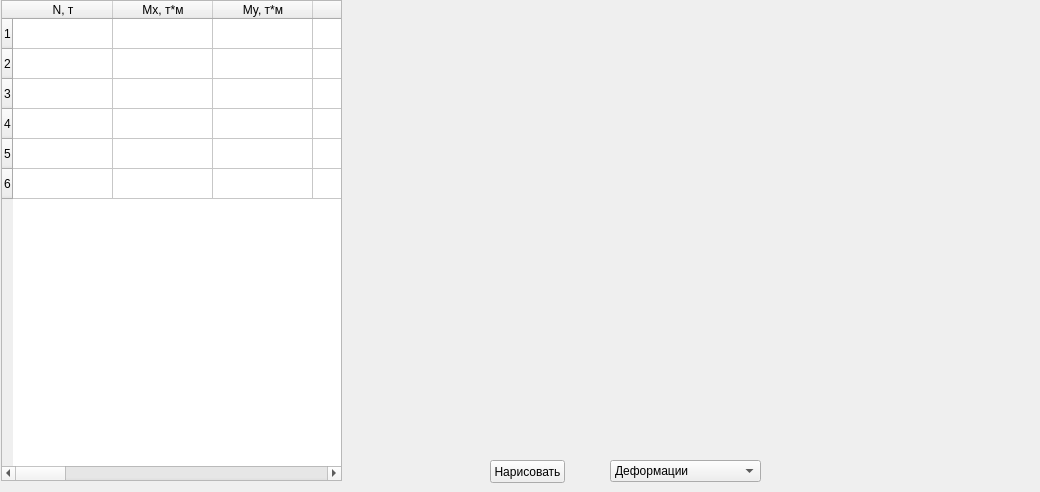
        <widget class="QWidget" name="tab_4">
         <attribute name="title">
          <string>Текущие кратк.</string>
         </attribute>
         <widget class="MatplotlibWidget" name="mplResPS1ShortCur">
          <property name="geometry">
           <rect>
            <x>350</x>
            <y>0</y>
            <width>681</width>
            <height>451</height>
           </rect>
          </property>
         </widget>
         <widget class="QPushButton" name="buttonPlotPS1ShortCur">
          <property name="geometry">
           <rect>
            <x>490</x>
            <y>460</y>
            <width>75</width>
            <height>23</height>
           </rect>
          </property>
          <property name="text">
           <string>Нарисовать</string>
          </property>
         </widget>
         <widget class="QTableWidget" name="tableResPS1ShortCur">
          <property name="geometry">
           <rect>
            <x>1</x>
            <y>0</y>
            <width>341</width>
            <height>481</height>
           </rect>
          </property>
          <row>
           <property name="text">
            <string>1</string>
           </property>
          </row>
          <row>
           <property name="text">
            <string>2</string>
           </property>
          </row>
          <row>
           <property name="text">
            <string>3</string>
           </property>
          </row>
          <row>
           <property name="text">
            <string>4</string>
           </property>
          </row>
          <row>
           <property name="text">
            <string>5</string>
           </property>
          </row>
          <row>
           <property name="text">
            <string>6</string>
           </property>
          </row>
          <column>
           <property name="text">
            <string>N, т</string>
           </property>
          </column>
          <column>
           <property name="text">
            <string>Mx, т*м</string>
           </property>
          </column>
          <column>
           <property name="text">
            <string>My, т*м</string>
           </property>
          </column>
          <column>
           <property name="text">
            <string>N/Ncrx</string>
           </property>
          </column>
          <column>
           <property name="text">
            <string>N/Ncry</string>
           </property>
          </column>
          <column>
           <property name="text">
            <string>nux</string>
           </property>
          </column>
          <column>
           <property name="text">
            <string>nuy</string>
           </property>
          </column>
          <column>
           <property name="text">
            <string>Mx, т*м</string>
           </property>
          </column>
          <column>
           <property name="text">
            <string>My, т*м</string>
           </property>
          </column>
          <column>
           <property name="text">
            <string>ex, м</string>
           </property>
          </column>
          <column>
           <property name="text">
            <string>ey, м</string>
           </property>
          </column>
          <column>
           <property name="text">
            <string>phiLx</string>
           </property>
          </column>
          <column>
           <property name="text">
            <string>phiLy</string>
           </property>
          </column>
          <column>
           <property name="text">
            <string>deltaEx</string>
           </property>
          </column>
          <column>
           <property name="text">
            <string>deltaEy</string>
           </property>
          </column>
          <column>
           <property name="text">
            <string>Dx, т*м*м</string>
           </property>
          </column>
          <column>
           <property name="text">
            <string>Dy, т*м*м</string>
           </property>
          </column>
          <column>
           <property name="text">
            <string>Ncrx, т</string>
           </property>
          </column>
          <column>
           <property name="text">
            <string>Ncry, т</string>
           </property>
          </column>
         </widget>
         <widget class="QComboBox" name="comboBoxShortCur">
          <property name="geometry">
           <rect>
            <x>610</x>
            <y>460</y>
            <width>151</width>
            <height>22</height>
           </rect>
          </property>
          <item>
           <property name="text">
            <string>Деформации</string>
           </property>
          </item>
          <item>
           <property name="text">
            <string>Напряжения</string>
           </property>
          </item>
         </widget>
        </widget>
